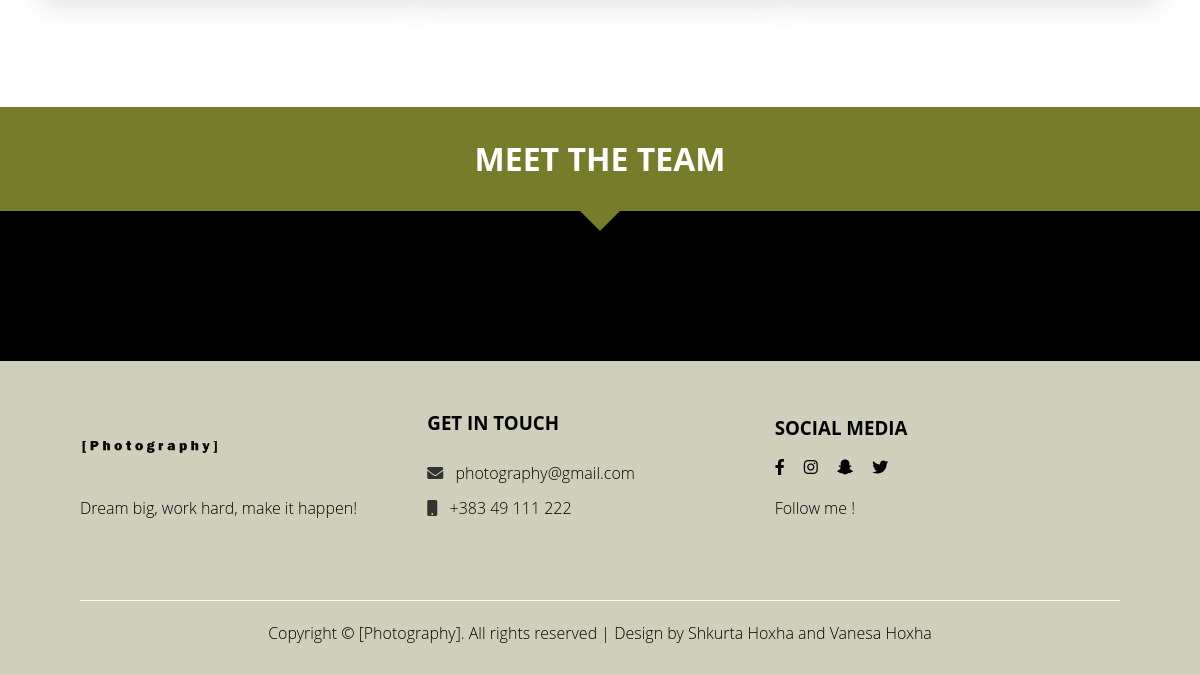
The page /about.php (lower part) on the database as committed earlier.
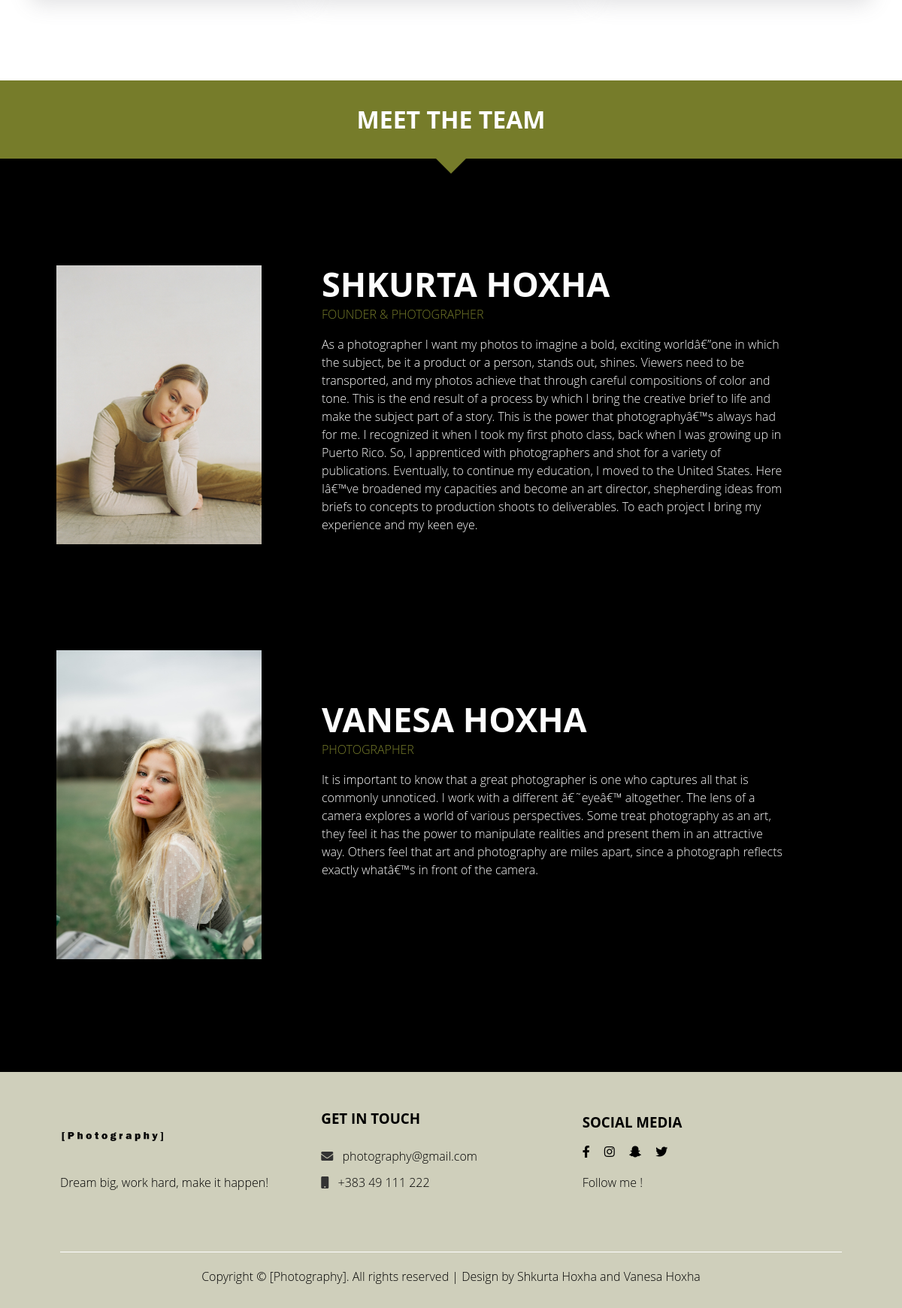
The same page on the database as committed later.
### tables this page shows
CREATE TABLE `team` (
  `id` int(11) NOT NULL,
  `firstname` varchar(255) NOT NULL,
  `lastname` varchar(255) NOT NULL,
  `position` varchar(255) NOT NULL,
  `image` varchar(255) NOT NULL,
  `biography` text NOT NULL
);

### db/Dbconnect.php (called while the page is built)
<?php
class Dbconnect
{
    private $_localhost = 'localhost';
    private $_user = 'root';
    private $_password = '*Shkurta123*';
    private $_dbname = 'photography';
    protected $connection;
    public function __construct()
    {
        if (!isset($this->connection)) {
            $this->connection = new mysqli($this->_localhost, $this->_user, $this->_password, $this->_dbname);
        }
        else{
            echo "connection failed";
        }
        return $this->connection;
    }
}

### Crud.php (called while the page is built, shortened)
<?php
include_once('db/Dbconnect.php');
class Crud extends Dbconnect
{
    public function selectalldata($table)
    {
        $select = "SELECT * FROM $table";
        $select1 = $this->connection->query($select);
        return $select1;
    }
}
?>

### about.php (the view, shortened to what this page needs)
<?php include('layout/header.php') ?>
<?php include_once ("Crud.php") ?>
<main>
    <div class="about-main-content">
    </div>
    <div class="team">
        <div class="strapline">
            <h1>MEET THE TEAM</h1>
        </div>
        <div class="teamworker">
            <?php
            $crud = new crud();
            $result = $crud->selectalldata("team");
            while ($data = mysqli_fetch_array($result)) {
                ?>
                <div class="photographer">
                    <img src="assets/images/general/<?php echo $data['image']; ?>" alt="Shkurta">
                    <div class="biography-box">
                        <h2><?php echo $data['firstname']; ?> <?php echo $data['lastname']; ?></h2>
                        <p class="description-text"><?php echo $data['position']; ?></p>
                        <?php echo $data['biography']; ?>
                    </div>
                </div>
            <?php }
            ?>
        </div>
    </div>
</main>
<?php include('layout/footer.php') ?>

### layout/header.php (shortened to what this page needs)
<!DOCTYPE html>
<html lang="">
<head>
    <link rel="stylesheet" href="https://cdnjs.cloudflare.com/ajax/libs/font-awesome/5.14.0/css/all.min.css">
    <link rel="stylesheet" href="assets/css/style.css">
</head>
<body>
<main>

### layout/footer.php (shortened to what this page needs)
<footer id="footer">
    <div class="content space">
        <div class="footer-widget">
            <a href="index.html">
                <img src="assets/images/icons/[Photography]].png" alt="Logo">
            </a>
            <p>
                Dream big, work hard, make it happen!
            </p>
        </div>
        <div class="footer-widget">
            <h3>Get in touch</h3>
                <div class="footer-content">
                    <i class="fa fa-envelope"></i>
                    <br>
                    <i class="fa fa-mobile"></i>
                </div>
        </div>
        <div class="footer-widget">
            <h3>Social Media</h3>
                <div class="social-media-list footer-content">
                    <a href="https://facebook.com" target="_blank">
                        <i class="fab fa-facebook-f"></i>
                    </a>
                    <a href="https://instagram.com" target="_blank">
                        <i class="fab fa-instagram"></i>
                    </a>
                    <a href="https://snapchat.com" target="_blank">
                        <i class="fab fa-snapchat-ghost"></i>
                    </a>
                    <a href="https://twitter.com" target="_blank">
                        <i class="fab fa-twitter"></i>
                    </a>
                    <p>
                        Follow me !
                    </p>
                </div>
        </div>
        <div class="footer-bottom ">
            <p>
                Copyright &copy; [Photography]. All rights reserved | Design by Shkurta Hoxha and Vanesa Hoxha
            </p>
        </div>
    </div>
</footer>
</body>
</html>

### assets/css/style.css (style rules this page uses)
body { margin: 0; font-family: 'Literata', serif; overflow-x: hidden; }
.space { padding: 40px 80px 40px; }
h2 { font-size: 45px; font-weight: 700; margin: 0; }
.about-main-content { background: white; padding:70px 0; }
.strapline h1 { position: relative; margin-bottom: 0; padding: 40px 0px; color: #fff; background: #767c2a; text-align: center; }
.strapline h1:before { content: ""; position: absolute; top: 100%; left: 50%; display: block; width: 0; height: 0; border-top: 20px solid #767c2a; border-left: 20px solid transparent; border-right: 20px solid transparent; transform: translateX(-50%); }
.teamworker { display: flex; flex-direction: column; justify-content: space-between; background-color: black; padding: 75px; }
.teamworker .photographer { display:flex; flex-direction: row; color:#fdfdfd; padding-bottom: 75px; }
.teamworker .photographer img { width: 26%; object-fit: contain; }
.teamworker .photographer .biography-box { margin: 80px; }
.biography-box h2 { text-transform:uppercase; }
.biography-box .description-text { text-transform: uppercase; color: #767c2a; }
footer { background: #cfcfbb; }
footer p { color: black; margin: 0; }
footer .content.space { padding: 50px 80px 30px; }
footer .content .footer-widget { width: 33%; display: inline-block; }
footer .content .footer-widget a { display: inline-block; width: 140px; height: 67px; }
footer .content .footer-widget a img { width: 100%; height: 100%; object-fit: contain; padding-bottom: 10px; }
footer .content .footer-widget h3 { margin-top: 0; margin-bottom: 15px; color: black; text-transform: uppercase; }
footer .content .footer-widget .footer-content a { display: contents; width: unset; height: unset; color: black; text-decoration: none; margin-bottom: 17px; }
.fa { margin-top: 15px; margin-right: 8px; }
footer .footer-widget .social-media-list.footer-content a { display: inline-block; padding-right: 15px; }
footer .content .footer-bottom { margin-top: 80px; padding-top: 20px; border-top: 1px solid #fff; }
footer .content .footer-bottom p { margin: 0; }
.footer-bottom { text-align: center; }
body { font: 16px/1.5em "Overpass", "Open Sans", Helvetica, sans-serif; color: #333; font-weight: 300; }

Rows that differ between the two databases and show on the page:
added team: image (picture), firstname "SHKURTA", lastname "HOXHA", position "FOUNDER & PHOTOGRAPHER", biography "As a photographer I want my photos to imagine a bold, exciting worldâ€”one in which the subject, be it a product or a person, stands out, shines. Viewers need to be transported, and my photos achieve that through careful compositions of color and tone. This is the end result of a process by which I bring the creative brief to life and make the subject part of a story. This is the power that photographyâ€™s always had for me. I recognized it when I took my first photo class, back when I was growing up in Puerto Rico. So, I apprenticed with photographers and shot for a variety of publications. Eventually, to continue my education, I moved to the United States. Here Iâ€™ve broadened my…"
added team: image (picture), firstname "VANESA", lastname "HOXHA", position "PHOTOGRAPHER", biography "It is important to know that a great photographer is one who captures all that is commonly unnoticed. I work with a different â€˜eyeâ€™ altogether. The lens of a camera explores a world of various perspectives. Some treat photography as an art, they feel it has the power to manipulate realities and present them in an attractive way. Others feel that art and photography are miles apart, since a photograph reflects exactly whatâ€™s in front of the camera."
